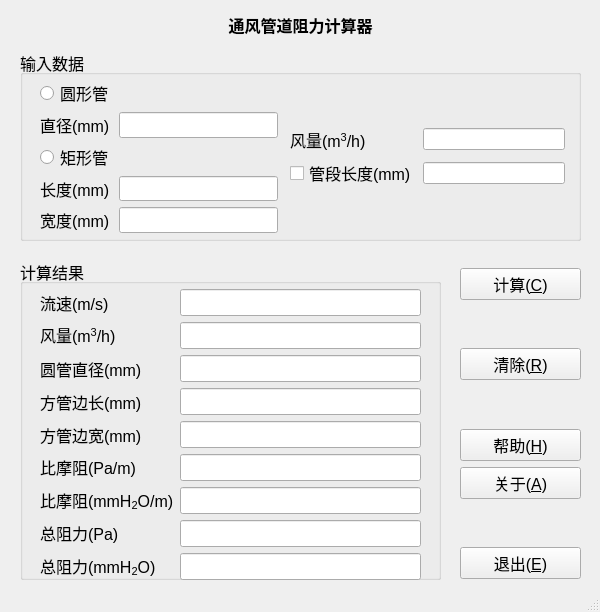
<?xml version="1.0" encoding="UTF-8"?>
<ui version="4.0">
 <class>MainWindow</class>
 <widget class="QMainWindow" name="MainWindow">
  <property name="geometry">
   <rect>
    <x>0</x>
    <y>0</y>
    <width>600</width>
    <height>612</height>
   </rect>
  </property>
  <property name="windowTitle">
   <string>通风管道阻力计算器</string>
  </property>
  <property name="iconSize">
   <size>
    <width>36</width>
    <height>36</height>
   </size>
  </property>
  <widget class="QWidget" name="centralwidget">
   <widget class="QLabel" name="mainWindowSoftName_label">
    <property name="geometry">
     <rect>
      <x>20</x>
      <y>10</y>
      <width>561</width>
      <height>31</height>
     </rect>
    </property>
    <property name="font">
     <font>
      <pointsize>12</pointsize>
      <bold>true</bold>
     </font>
    </property>
    <property name="text">
     <string>&lt;html&gt;&lt;head/&gt;&lt;body&gt;&lt;p align=&quot;center&quot;&gt;&lt;span style=&quot; font-size:12pt; font-weight:700;&quot;&gt;通风管道阻力计算器&lt;/span&gt;&lt;/p&gt;&lt;/body&gt;&lt;/html&gt;</string>
    </property>
   </widget>
   <widget class="QGroupBox" name="inPut_groupBox">
    <property name="geometry">
     <rect>
      <x>20</x>
      <y>50</y>
      <width>561</width>
      <height>191</height>
     </rect>
    </property>
    <property name="font">
     <font>
      <pointsize>12</pointsize>
     </font>
    </property>
    <property name="title">
     <string>输入数据</string>
    </property>
    <widget class="QWidget" name="layoutWidget">
     <property name="geometry">
      <rect>
       <x>20</x>
       <y>30</y>
       <width>525</width>
       <height>153</height>
      </rect>
     </property>
     <layout class="QGridLayout" name="gridLayout_2">
      <item row="0" column="0" rowspan="2">
       <layout class="QFormLayout" name="formLayout_2">
        <item row="4" column="1">
         <widget class="QLineEdit" name="squareTubeWidth_inPut_lineEdit">
          <property name="enabled">
           <bool>true</bool>
          </property>
         </widget>
        </item>
        <item row="3" column="1">
         <widget class="QLineEdit" name="squareTubeLength_inPut_lineEdit">
          <property name="enabled">
           <bool>true</bool>
          </property>
         </widget>
        </item>
        <item row="1" column="1">
         <widget class="QLineEdit" name="roundTubeDiameter_inPut_lineEdit">
          <property name="enabled">
           <bool>true</bool>
          </property>
         </widget>
        </item>
        <item row="1" column="0">
         <widget class="QLabel" name="roundTubeDiameter_inPut_label">
          <property name="text">
           <string>直径(mm)</string>
          </property>
         </widget>
        </item>
        <item row="3" column="0">
         <widget class="QLabel" name="squareTubeLength_inPut_label">
          <property name="text">
           <string>长度(mm)</string>
          </property>
         </widget>
        </item>
        <item row="4" column="0">
         <widget class="QLabel" name="squareTubeWidth_inPut_label">
          <property name="text">
           <string>宽度(mm)</string>
          </property>
         </widget>
        </item>
        <item row="0" column="0">
         <widget class="QRadioButton" name="roundTube_radioButton">
          <property name="text">
           <string>圆形管</string>
          </property>
         </widget>
        </item>
        <item row="2" column="0">
         <widget class="QRadioButton" name="squareTube_radioButton">
          <property name="text">
           <string>矩形管</string>
          </property>
         </widget>
        </item>
       </layout>
      </item>
      <item row="0" column="2">
       <layout class="QFormLayout" name="formLayout_3">
        <item row="2" column="0">
         <widget class="QLabel" name="airVolume_inPut_label">
          <property name="text">
           <string>&lt;html&gt;&lt;head/&gt;&lt;body&gt;&lt;p&gt;风量(m&lt;span style=&quot; vertical-align:super;&quot;&gt;3&lt;/span&gt;/h)&lt;/p&gt;&lt;/body&gt;&lt;/html&gt;</string>
          </property>
         </widget>
        </item>
        <item row="2" column="1">
         <widget class="QLineEdit" name="airVolume_inPut_lineEdit">
          <property name="enabled">
           <bool>true</bool>
          </property>
         </widget>
        </item>
        <item row="4" column="0">
         <widget class="QCheckBox" name="pipeLength_checkBox">
          <property name="text">
           <string>管段长度(mm)</string>
          </property>
         </widget>
        </item>
        <item row="4" column="1">
         <widget class="QLineEdit" name="pipeLength_inPut_lineEdit">
          <property name="enabled">
           <bool>true</bool>
          </property>
          <property name="dragEnabled">
           <bool>false</bool>
          </property>
         </widget>
        </item>
        <item row="0" column="0" colspan="2">
         <widget class="QLabel" name="enptyHolder_label_1">
          <property name="text">
           <string/>
          </property>
         </widget>
        </item>
        <item row="3" column="0">
         <widget class="Line" name="line">
          <property name="orientation">
           <enum>Qt::Vertical</enum>
          </property>
         </widget>
        </item>
        <item row="1" column="0" colspan="2">
         <widget class="QLabel" name="emptyHolder_label_2">
          <property name="text">
           <string/>
          </property>
         </widget>
        </item>
        <item row="5" column="0" colspan="2">
         <widget class="QLabel" name="emptyHolder_label_3">
          <property name="text">
           <string/>
          </property>
         </widget>
        </item>
       </layout>
      </item>
      <item row="0" column="1">
       <widget class="Line" name="line_2">
        <property name="orientation">
         <enum>Qt::Horizontal</enum>
        </property>
       </widget>
      </item>
     </layout>
    </widget>
   </widget>
   <widget class="QGroupBox" name="result_groupBox">
    <property name="geometry">
     <rect>
      <x>20</x>
      <y>259</y>
      <width>421</width>
      <height>321</height>
     </rect>
    </property>
    <property name="font">
     <font>
      <pointsize>12</pointsize>
     </font>
    </property>
    <property name="title">
     <string>计算结果</string>
    </property>
    <widget class="QWidget" name="formLayoutWidget_3">
     <property name="geometry">
      <rect>
       <x>20</x>
       <y>30</y>
       <width>381</width>
       <height>291</height>
      </rect>
     </property>
     <property name="font">
      <font>
       <pointsize>12</pointsize>
      </font>
     </property>
     <layout class="QFormLayout" name="formLayout_4">
      <item row="0" column="0">
       <widget class="QLabel" name="flowRate_outPut_label">
        <property name="font">
         <font>
          <pointsize>12</pointsize>
         </font>
        </property>
        <property name="text">
         <string>流速(m/s)</string>
        </property>
       </widget>
      </item>
      <item row="0" column="1">
       <widget class="QLineEdit" name="flowRate_outPut_lineEdit">
        <property name="enabled">
         <bool>true</bool>
        </property>
        <property name="font">
         <font>
          <pointsize>12</pointsize>
         </font>
        </property>
        <property name="readOnly">
         <bool>true</bool>
        </property>
       </widget>
      </item>
      <item row="1" column="0">
       <widget class="QLabel" name="airVolume_outPut_label">
        <property name="font">
         <font>
          <pointsize>12</pointsize>
         </font>
        </property>
        <property name="text">
         <string>&lt;html&gt;&lt;head/&gt;&lt;body&gt;&lt;p&gt;风量(m&lt;span style=&quot; vertical-align:super;&quot;&gt;3&lt;/span&gt;/h)&lt;/p&gt;&lt;/body&gt;&lt;/html&gt;</string>
        </property>
       </widget>
      </item>
      <item row="1" column="1">
       <widget class="QLineEdit" name="airVolume_outPut_lineEdit">
        <property name="enabled">
         <bool>true</bool>
        </property>
        <property name="font">
         <font>
          <pointsize>12</pointsize>
         </font>
        </property>
        <property name="readOnly">
         <bool>true</bool>
        </property>
       </widget>
      </item>
      <item row="2" column="0">
       <widget class="QLabel" name="roundTubeDiameter_outPut_label">
        <property name="font">
         <font>
          <pointsize>12</pointsize>
         </font>
        </property>
        <property name="text">
         <string>圆管直径(mm)</string>
        </property>
       </widget>
      </item>
      <item row="2" column="1">
       <widget class="QLineEdit" name="roundTubeDiameter_outPut_lineEdit">
        <property name="enabled">
         <bool>true</bool>
        </property>
        <property name="font">
         <font>
          <pointsize>12</pointsize>
         </font>
        </property>
        <property name="readOnly">
         <bool>true</bool>
        </property>
       </widget>
      </item>
      <item row="3" column="0">
       <widget class="QLabel" name="squareTubeLength_outPut_label">
        <property name="font">
         <font>
          <pointsize>12</pointsize>
         </font>
        </property>
        <property name="text">
         <string>方管边长(mm)</string>
        </property>
       </widget>
      </item>
      <item row="3" column="1">
       <widget class="QLineEdit" name="squareTubeLength_outPut_lineEdit">
        <property name="enabled">
         <bool>true</bool>
        </property>
        <property name="font">
         <font>
          <pointsize>12</pointsize>
         </font>
        </property>
        <property name="readOnly">
         <bool>true</bool>
        </property>
       </widget>
      </item>
      <item row="4" column="0">
       <widget class="QLabel" name="squareTubeWidth_outPut_label">
        <property name="font">
         <font>
          <pointsize>12</pointsize>
         </font>
        </property>
        <property name="text">
         <string>方管边宽(mm)</string>
        </property>
       </widget>
      </item>
      <item row="4" column="1">
       <widget class="QLineEdit" name="squareTubeWidth_outPut_lineEdit">
        <property name="enabled">
         <bool>true</bool>
        </property>
        <property name="font">
         <font>
          <pointsize>12</pointsize>
         </font>
        </property>
        <property name="readOnly">
         <bool>true</bool>
        </property>
       </widget>
      </item>
      <item row="5" column="0">
       <widget class="QLabel" name="bimodalResistance_pa_outPut_label">
        <property name="font">
         <font>
          <pointsize>12</pointsize>
         </font>
        </property>
        <property name="text">
         <string>&lt;html&gt;&lt;head/&gt;&lt;body&gt;&lt;p&gt;比摩阻(Pa/m)&lt;/p&gt;&lt;/body&gt;&lt;/html&gt;</string>
        </property>
       </widget>
      </item>
      <item row="5" column="1">
       <widget class="QLineEdit" name="bimodalResistance_pa_outPut_lineEdit">
        <property name="enabled">
         <bool>true</bool>
        </property>
        <property name="font">
         <font>
          <pointsize>12</pointsize>
         </font>
        </property>
        <property name="readOnly">
         <bool>true</bool>
        </property>
       </widget>
      </item>
      <item row="6" column="0">
       <widget class="QLabel" name="bimodalResistance_h2o_outPut_label">
        <property name="font">
         <font>
          <pointsize>12</pointsize>
         </font>
        </property>
        <property name="text">
         <string>&lt;html&gt;&lt;head/&gt;&lt;body&gt;&lt;p&gt;比摩阻(mmH&lt;span style=&quot; vertical-align:sub;&quot;&gt;2&lt;/span&gt;O/m)&lt;/p&gt;&lt;/body&gt;&lt;/html&gt;</string>
        </property>
       </widget>
      </item>
      <item row="6" column="1">
       <widget class="QLineEdit" name="bimodalResistance_h2o_outPut_lineEdit">
        <property name="enabled">
         <bool>true</bool>
        </property>
        <property name="font">
         <font>
          <pointsize>12</pointsize>
         </font>
        </property>
        <property name="readOnly">
         <bool>true</bool>
        </property>
       </widget>
      </item>
      <item row="7" column="0">
       <widget class="QLabel" name="totalRistance_pa_outPut_label">
        <property name="font">
         <font>
          <pointsize>12</pointsize>
         </font>
        </property>
        <property name="text">
         <string>&lt;html&gt;&lt;head/&gt;&lt;body&gt;&lt;p&gt;总阻力(Pa)&lt;/p&gt;&lt;/body&gt;&lt;/html&gt;</string>
        </property>
       </widget>
      </item>
      <item row="7" column="1">
       <widget class="QLineEdit" name="totalRistance_pa_outPut_lineEdit">
        <property name="enabled">
         <bool>true</bool>
        </property>
        <property name="font">
         <font>
          <pointsize>12</pointsize>
         </font>
        </property>
        <property name="readOnly">
         <bool>true</bool>
        </property>
       </widget>
      </item>
      <item row="8" column="0">
       <widget class="QLabel" name="totalRistance_h2o_outPut_label">
        <property name="font">
         <font>
          <pointsize>12</pointsize>
         </font>
        </property>
        <property name="text">
         <string>&lt;html&gt;&lt;head/&gt;&lt;body&gt;&lt;p&gt;总阻力(mmH&lt;span style=&quot; vertical-align:sub;&quot;&gt;2&lt;/span&gt;O)&lt;/p&gt;&lt;/body&gt;&lt;/html&gt;</string>
        </property>
       </widget>
      </item>
      <item row="8" column="1">
       <widget class="QLineEdit" name="totalRistance_h2o_outPut_lineEdit">
        <property name="enabled">
         <bool>true</bool>
        </property>
        <property name="font">
         <font>
          <pointsize>12</pointsize>
         </font>
        </property>
        <property name="readOnly">
         <bool>true</bool>
        </property>
       </widget>
      </item>
     </layout>
    </widget>
   </widget>
   <widget class="QWidget" name="layoutWidget">
    <property name="geometry">
     <rect>
      <x>0</x>
      <y>0</y>
      <width>2</width>
      <height>2</height>
     </rect>
    </property>
    <layout class="QVBoxLayout" name="verticalLayout_3"/>
   </widget>
   <widget class="QSplitter" name="splitter">
    <property name="geometry">
     <rect>
      <x>0</x>
      <y>0</y>
      <width>0</width>
      <height>0</height>
     </rect>
    </property>
    <property name="orientation">
     <enum>Qt::Vertical</enum>
    </property>
   </widget>
   <widget class="QWidget" name="layoutWidget">
    <property name="geometry">
     <rect>
      <x>0</x>
      <y>0</y>
      <width>2</width>
      <height>2</height>
     </rect>
    </property>
    <layout class="QVBoxLayout" name="verticalLayout_4"/>
   </widget>
   <widget class="QWidget" name="layoutWidget">
    <property name="geometry">
     <rect>
      <x>460</x>
      <y>268</y>
      <width>121</width>
      <height>311</height>
     </rect>
    </property>
    <layout class="QVBoxLayout" name="verticalLayout">
     <item>
      <widget class="QPushButton" name="calculate_pushButton">
       <property name="font">
        <font>
         <pointsize>12</pointsize>
        </font>
       </property>
       <property name="text">
        <string>计算(&amp;C)</string>
       </property>
      </widget>
     </item>
     <item>
      <spacer name="verticalSpacer_3">
       <property name="orientation">
        <enum>Qt::Vertical</enum>
       </property>
       <property name="sizeHint" stdset="0">
        <size>
         <width>20</width>
         <height>40</height>
        </size>
       </property>
      </spacer>
     </item>
     <item>
      <widget class="QPushButton" name="resultClear_pushButton">
       <property name="font">
        <font>
         <pointsize>12</pointsize>
        </font>
       </property>
       <property name="text">
        <string>清除(&amp;R)</string>
       </property>
      </widget>
     </item>
     <item>
      <spacer name="verticalSpacer">
       <property name="orientation">
        <enum>Qt::Vertical</enum>
       </property>
       <property name="sizeHint" stdset="0">
        <size>
         <width>20</width>
         <height>40</height>
        </size>
       </property>
      </spacer>
     </item>
     <item>
      <widget class="QPushButton" name="help_pushButton">
       <property name="font">
        <font>
         <pointsize>12</pointsize>
        </font>
       </property>
       <property name="text">
        <string>帮助(&amp;H)</string>
       </property>
      </widget>
     </item>
     <item>
      <widget class="QPushButton" name="about_pushButton">
       <property name="font">
        <font>
         <pointsize>12</pointsize>
        </font>
       </property>
       <property name="text">
        <string>关于(&amp;A)</string>
       </property>
      </widget>
     </item>
     <item>
      <spacer name="verticalSpacer_2">
       <property name="orientation">
        <enum>Qt::Vertical</enum>
       </property>
       <property name="sizeHint" stdset="0">
        <size>
         <width>20</width>
         <height>40</height>
        </size>
       </property>
      </spacer>
     </item>
     <item>
      <widget class="QPushButton" name="exec_pushButton">
       <property name="font">
        <font>
         <pointsize>12</pointsize>
        </font>
       </property>
       <property name="text">
        <string>退出(&amp;E)</string>
       </property>
      </widget>
     </item>
    </layout>
   </widget>
  </widget>
  <widget class="QStatusBar" name="statusbar"/>
 </widget>
 <tabstops>
  <tabstop>roundTube_radioButton</tabstop>
  <tabstop>squareTube_radioButton</tabstop>
  <tabstop>roundTubeDiameter_inPut_lineEdit</tabstop>
  <tabstop>squareTubeLength_inPut_lineEdit</tabstop>
  <tabstop>squareTubeWidth_inPut_lineEdit</tabstop>
  <tabstop>airVolume_inPut_lineEdit</tabstop>
  <tabstop>pipeLength_checkBox</tabstop>
  <tabstop>pipeLength_inPut_lineEdit</tabstop>
  <tabstop>calculate_pushButton</tabstop>
  <tabstop>flowRate_outPut_lineEdit</tabstop>
  <tabstop>airVolume_outPut_lineEdit</tabstop>
  <tabstop>roundTubeDiameter_outPut_lineEdit</tabstop>
  <tabstop>squareTubeLength_outPut_lineEdit</tabstop>
  <tabstop>squareTubeWidth_outPut_lineEdit</tabstop>
  <tabstop>bimodalResistance_pa_outPut_lineEdit</tabstop>
  <tabstop>bimodalResistance_h2o_outPut_lineEdit</tabstop>
  <tabstop>totalRistance_pa_outPut_lineEdit</tabstop>
  <tabstop>totalRistance_h2o_outPut_lineEdit</tabstop>
  <tabstop>resultClear_pushButton</tabstop>
  <tabstop>help_pushButton</tabstop>
  <tabstop>about_pushButton</tabstop>
  <tabstop>exec_pushButton</tabstop>
 </tabstops>
 <resources/>
 <connections/>
</ui>
